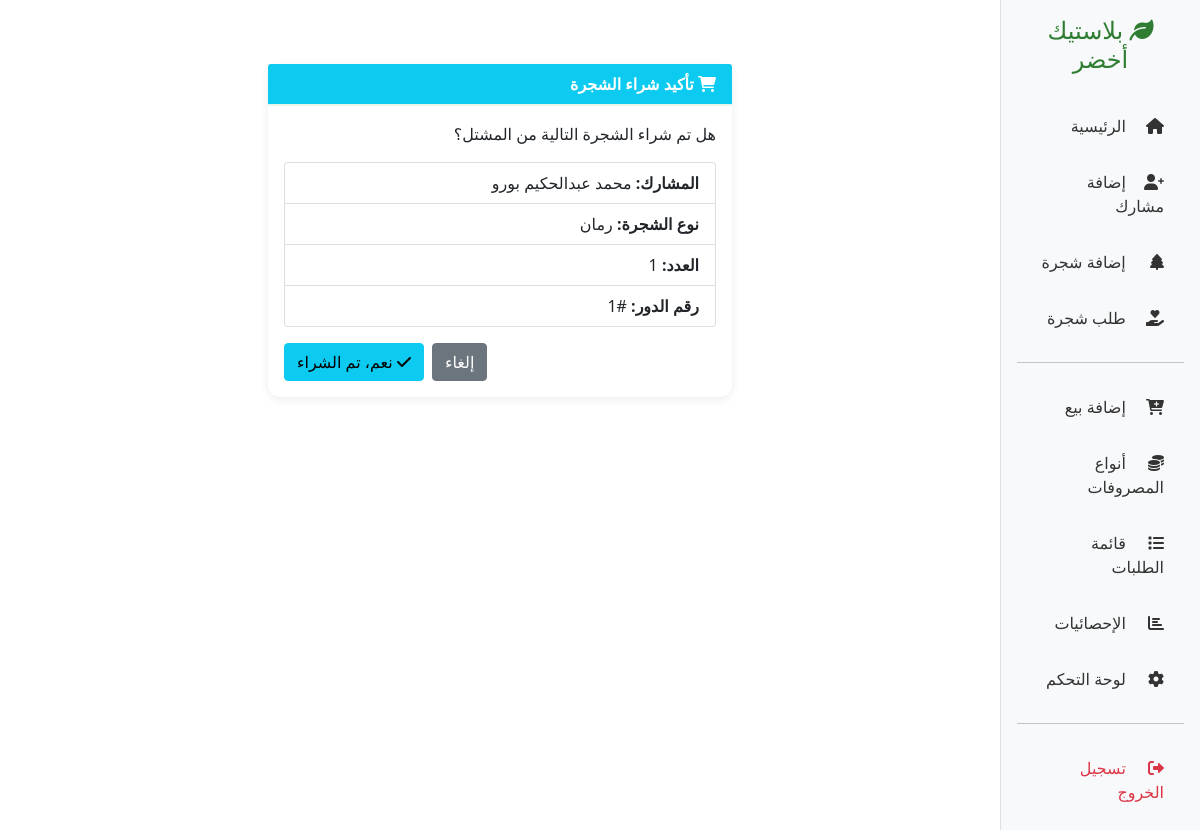
The page /request/purchase/5/ (signed in) on the database its author committed.
### core/models.py (models this page shows, shortened)
class TreeRequest(models.Model):
    STATUS_CHOICES = [
        ('pending', 'قيد الانتظار'),           # الطلب مسجل، لم يتم الشراء بعد
        ('purchased', 'تم الشراء'),            # تم شراء الشجرة من المشتل
        ('ready', 'جاهز للتسليم'),             # جاهز، بانتظار حضور المشارك
        ('completed', 'مكتمل'),                # تم التسليم
        ('cancelled', 'ملغي'),
    ]
    participant = models.ForeignKey(
        Participant, on_delete=models.CASCADE, verbose_name="المشارك"
    )
    tree = models.ForeignKey(
        Tree, on_delete=models.CASCADE, verbose_name="نوع الشجرة"
    )
    quantity = models.PositiveIntegerField(
        validators=[MinValueValidator(1)], verbose_name="العدد"
    )
    request_date = models.DateTimeField(auto_now_add=True, verbose_name="تاريخ الطلب")
    status = models.CharField(
        max_length=20, choices=STATUS_CHOICES,
        default='pending', verbose_name="الحالة"
    )
    position = models.PositiveIntegerField(
        editable=False, null=True, blank=True, verbose_name="رقم الدور"
    )
    delivery_number = models.CharField(
        max_length=20, blank=True, null=True, unique=True,
        verbose_name="رقم التسليم"
    )
    notes = models.TextField(blank=True, null=True, verbose_name="ملاحظات")
    purchased_date = models.DateTimeField(null=True, blank=True, verbose_name="تاريخ الشراء")
    ready_date = models.DateTimeField(null=True, blank=True, verbose_name="تاريخ التجهيز")
    completed_date = models.DateTimeField(null=True, blank=True, verbose_name="تاريخ التسليم")
    class Meta:
        verbose_name = "طلب شجرة"
        verbose_name_plural = "طلبات الأشجار"
        ordering = ['position', 'request_date']

class Participant(models.Model):
    name = models.CharField(max_length=200, verbose_name="الاسم")
    phone = models.CharField(max_length=15, blank=True, null=True, verbose_name="رقم الموبايل")
    address = models.TextField(blank=True, null=True, verbose_name="العنوان")
    join_date = models.DateTimeField(auto_now_add=True, verbose_name="تاريخ الانضمام")
    is_active = models.BooleanField(default=True, verbose_name="نشط")
    class Meta:
        verbose_name = "مشارك"
        verbose_name_plural = "المشاركون"
        ordering = ['-join_date']

class Tree(models.Model):
    tree_type = models.CharField(
        max_length=50,
        verbose_name="نوع الشجرة",
        unique=True
    )
    description = models.TextField(blank=True, null=True, verbose_name="وصف")
    created_at = models.DateTimeField(auto_now_add=True)
    class Meta:
        verbose_name = "شجرة"
        verbose_name_plural = "الأشجار"
        ordering = ['tree_type']

### core/views.py (the view)
# urls.py: path('request/purchase/<int:pk>/', views.mark_purchased, name='mark_purchased'),
@login_required
@user_passes_test(is_admin, login_url='/', redirect_field_name=None)
def mark_purchased(request, pk):
    tree_request = get_object_or_404(TreeRequest, pk=pk)
    if tree_request.status != 'pending':
        messages.warning(request, 'لا يمكن تنفيذ هذا الإجراء على الطلب')
        return redirect('/requests/')
    if request.method == 'POST':
        tree_request.status = 'purchased'
        tree_request.purchased_date = timezone.now()
        tree_request.save()
        messages.success(request, f'تم تسجيل شراء شجرة "{tree_request.tree}" للمشارك {tree_request.participant.name}')
        return redirect('/requests/')
    return render(request, 'core/mark_purchased.html', {'tree_request': tree_request})

### core/views.py (called while the page is built)
def is_admin(user):
    return user.is_superuser or user.is_staff

### core/templates/core/mark_purchased.html (shortened to what this page needs)
{% extends 'core/base.html' %}
{% block content %}
<div class="row justify-content-center mt-5">
    <div class="col-md-6">
        <div class="card border-info">
            <div class="card-header bg-info text-white">
                <i class="fas fa-shopping-cart"></i> تأكيد شراء الشجرة
            </div>
            <div class="card-body">
                <p>هل تم شراء الشجرة التالية من المشتل؟</p>
                <ul class="list-group mb-3">
                    <li class="list-group-item"><strong>المشارك:</strong> {{ tree_request.participant.name }}</li>
                    <li class="list-group-item"><strong>نوع الشجرة:</strong> {{ tree_request.tree.tree_type }}</li>
                    <li class="list-group-item"><strong>العدد:</strong> {{ tree_request.quantity }}</li>
                    <li class="list-group-item"><strong>رقم الدور:</strong> #{{ tree_request.position }}</li>
                </ul>
                <form method="post">
                    <div class="d-flex justify-content-end gap-2">
                        <a href="{% url 'core:tree_requests_list' %}" class="btn btn-secondary">إلغاء</a>
                        <button type="submit" class="btn btn-info">
                            <i class="fas fa-check"></i> نعم، تم الشراء
                        </button>
                    </div>
                </form>
            </div>
        </div>
    </div>
</div>
{% endblock %}

### core/templates/core/base.html (style rules this page uses)
.card { border-radius: 12px; box-shadow: 0 2px 10px rgba(0,0,0,0.08); border: none; }
.card-header { background-color: white; border-bottom: 2px solid #e8f5e9; font-weight: bold; }

### rows shown on the page
TreeRequest: participant.name "محمد عبدالحكيم بورو", tree.tree_type "رمان", quantity "1", position "1"
